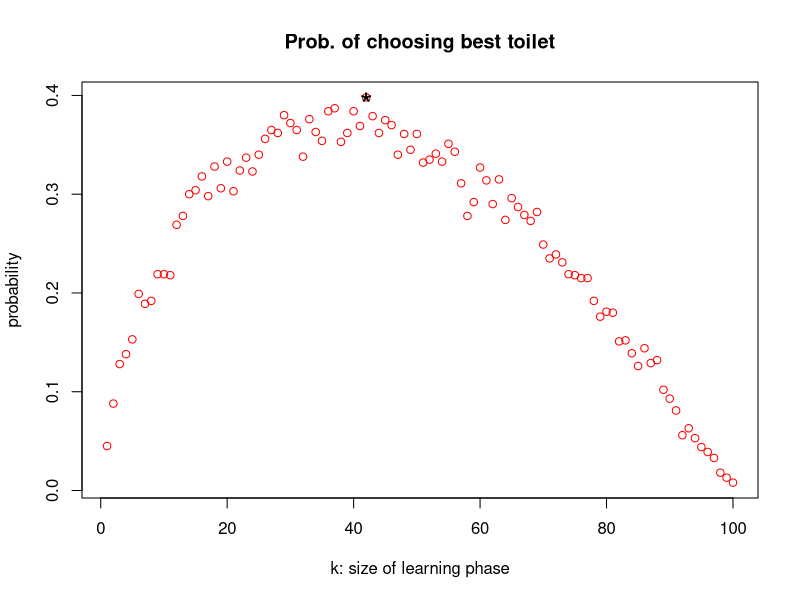
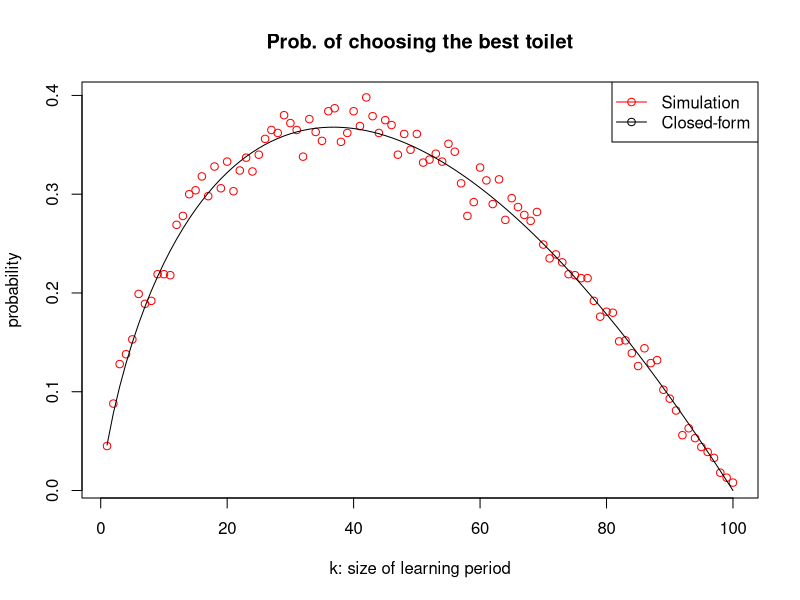

R code for these plots, in order:
## Task 2 
BestToiletProb <- function(n,k){
  ntrials <- 1000
  success_indicator <- numeric(ntrials) #1 if we select the best toilet
  for (trial in 1:ntrials){
    toilet_score <- rnorm(n)
    best_toilet_index <- which.max(toilet_score)
    
    #Learning phase (size of learning phase is k)
    M <- max(toilet_score[1:k]) #max of toilet score in the learning phase
    
    #Exploitation phase 
    #We want to pick the first toilet with a better score than M
    toilet_index <- k + which(toilet_score[(k+1):n]>M)[1]
    
    #Forced to go with the last toilet if nothing is better
    if (is.na(toilet_index)){
      toilet_index <- n
    }
    success_indicator[trial] <- (toilet_index==best_toilet_index)
  }
  mean(success_indicator)
}

ToiletDistribution <- function(n,k){
  ntrials <- 1000
  success_indicator <- numeric(ntrials) #1 if we select the best toilet
  ranks <- numeric(ntrials)
  for (trial in 1:ntrials){
    toilet_score <- rnorm(n)
    best_toilet_index <- which.max(toilet_score)
    sortedScores <- sort(toilet_score,decreasing=TRUE)
    S
    #Learning phase (size of learning phase is k)
    M <- max(toilet_score[1:k]) #max of toilet score in the learning phase
    
    #Exploitation phase 
    #We want to pick the first toilet with a better score than M
    toilet_index <- k + which(toilet_score[(k+1):n]>M)[1]
    
    #Forced to go with the last toilet if nothing is better
    if (is.na(toilet_index)){
      toilet_index <- n
    }
    success_indicator[trial] <- (toilet_index==best_toilet_index)
  }
  mean(success_indicator)
}


## Task 3
#Try varying k
n = 100
prob <- numeric(n)
for (k in 1:n){
  prob[k] <- BestToiletProb(n,k)  
}
plot(1:n,prob,col="red",main="Prob. of choosing best toilet",
     xlab="k: size of learning phase",ylab="probability")
ind_max <- which.max(prob)
max_prob <- max(prob)
points(ind_max,max_prob,pch='*',col="black",cex=2)
ind_max
max_prob

## In-class discussion: Closed-form expression
n=100
k=1:n
x=k/n
y=x*log(1/x)

plot(1:n,prob,col="red",main="Prob. of choosing the best toilet",
     xlab="k: size of learning period",ylab="probability")
lines(k,y)

legend("topright", legend=c("Simulation", "Closed-form"),
       col=c("red", "black"), lty=c(1,1), pch=c(1,1),cex=1)